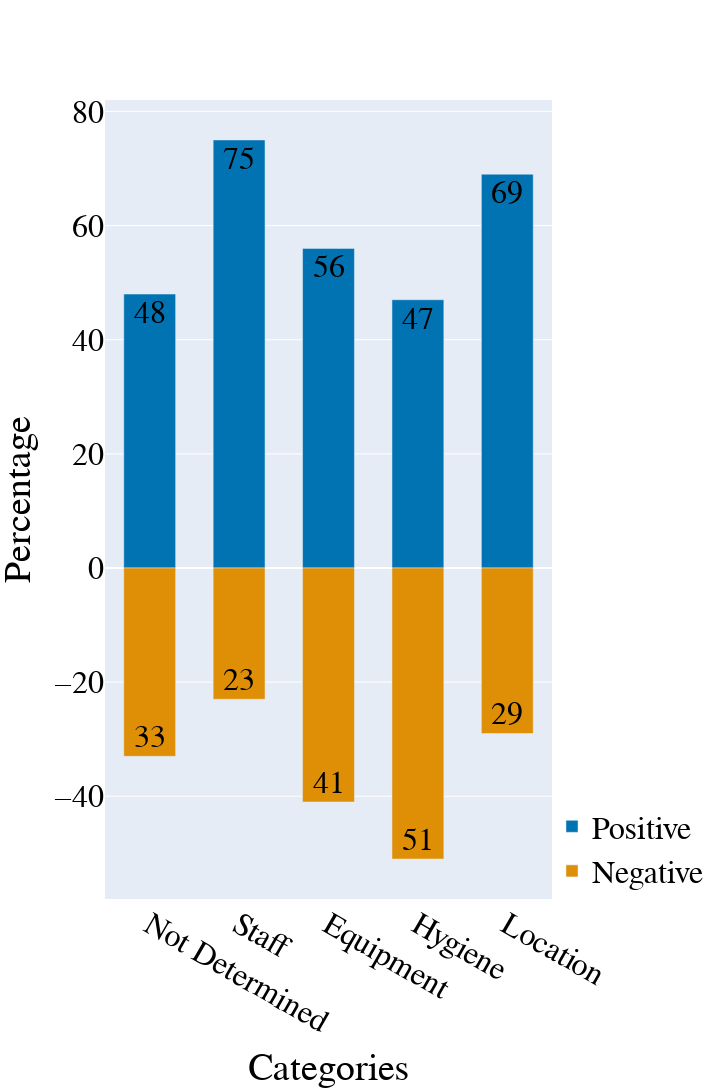

This figure's notebook cell:
### Code cell
vertical_diverging_bar(df_vis["idx"], df_vis["positive_norm"],df_vis["negative_norm"], x_label="Categories",y_label="Percentage")

### Figure 1 — Plotly figure (JSON) as saved in the notebook; plotly's stock layout.template omitted (floating-point values rounded to 4 significant figures)
{"data": [{"customdata": [48, 75, 56, 47, 69], "hovertemplate": "%{y}: %{x}", "marker": {"color": "#0173b2"}, "name": "Positive", "orientation": "v", "text": [48, 75, 56, 47, 69], "textfont": {"color": "Black", "family": "Times New Roman", "size": 32}, "type": "bar", "x": ["Not Determined", "Staff", "Equipment", "Hygiene", "Location"], "y": [48, 75, 56, 47, 69]}, {"customdata": [33, 23, 41, 51, 29], "hovertemplate": "%{y}: %{customdata}", "marker": {"color": "#de8f05"}, "name": "Negative", "orientation": "v", "text": [33, 23, 41, 51, 29], "textfont": {"color": "Black", "family": "Times New Roman", "size": 32}, "type": "bar", "x": ["Not Determined", "Staff", "Equipment", "Hygiene", "Location"], "y": [-33, -23, -41, -51, -29]}], "layout": {"bargap": 0.42, "barmode": "relative", "font": {"color": "Black", "family": "Times New Roman", "size": 32}, "height": 1280, "legend": {"orientation": "v", "x": 1, "y": 0}, "width": 720, "xaxis": {"tickfont": {"size": 32}, "title": {"text": "Categories"}}, "yaxis": {"title": {"text": "Percentage"}}}}
